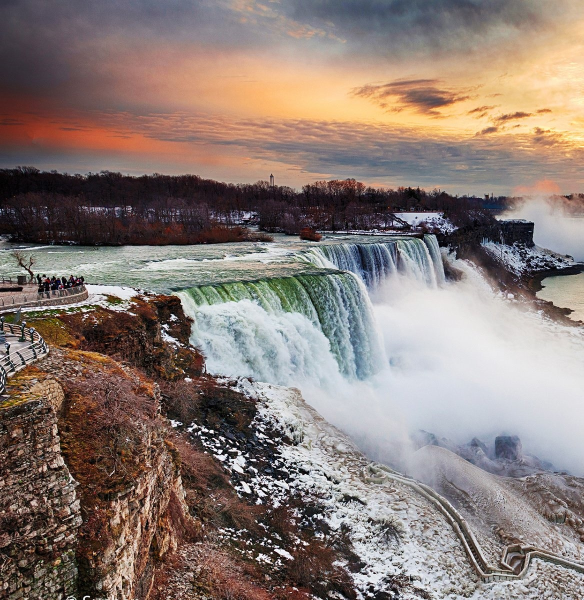
#> input picture left.jpg, 1167 x 1200 px (shown at 1/2 size)
$ python Panorama.py left.jpg right.jpg out.png
#> lines starting #> are read from the running program, lines starting #| are printed output that depends on the picture; after the words box and inside, x2 and y2 are one past the last pixel; in counts of white or black regions, pixels touching at a corner belong together
from datetime import datetime
import sys
import cv2
import matplotlib.pyplot as plt
import numpy as np

#part1
start_time = datetime.now()
print("start time : ")
print(start_time)
path_left_image=sys.argv[1]
path_right_image=sys.argv[2]
path_output_image=sys.argv[3]

img_left = cv2.imread(path_left_image, cv2.IMREAD_COLOR)
#> img_left is the input picture: shape (1200, 1167, 3); mean B, G, R 117.7, 123.7, 137.9
img_left_gray = cv2.cvtColor(img_left, cv2.COLOR_BGR2GRAY)
img_right = cv2.imread(path_right_image, cv2.IMREAD_COLOR)
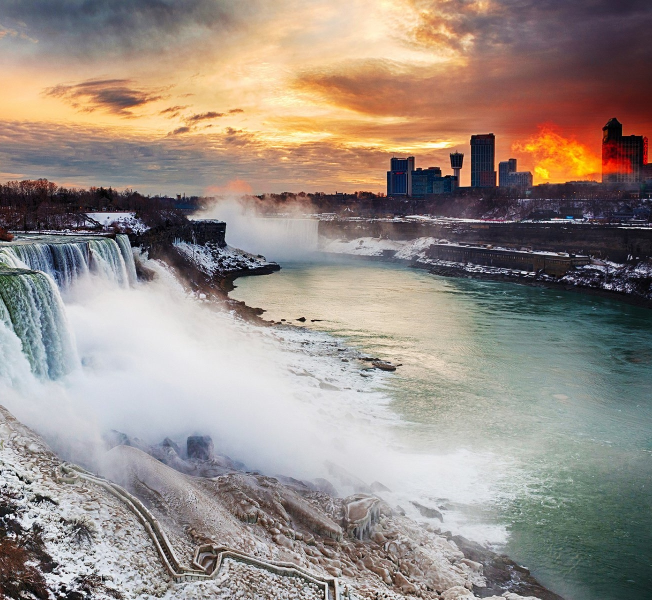
#> input picture right.jpg, 1304 x 1200 px (shown at 1/2 size)
#> img_right is the input picture: shape (1200, 1304, 3); mean B, G, R 133.7, 141.3, 152.8
img_right_gray = cv2.cvtColor(img_right, cv2.COLOR_BGR2GRAY)

img_left_gray=cv2.resize(img_left_gray,(int(img_left_gray.shape[1]*0.7),int(img_left_gray.shape[0]*0.7)))
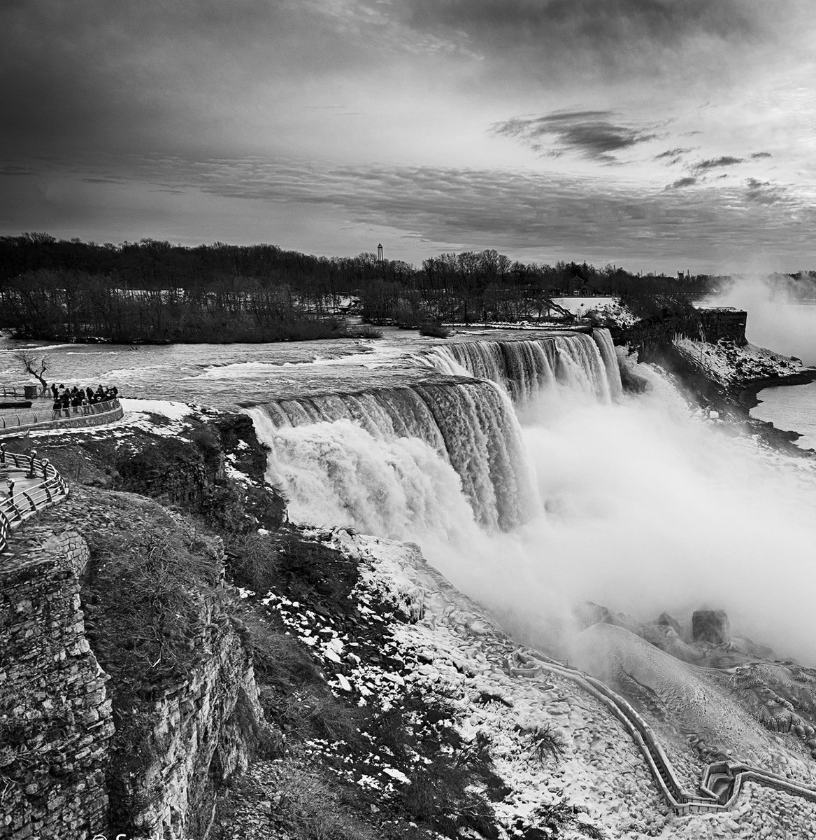
#> img_left_gray: shape (840, 816); min 0, max 254, mean 127.2
img_right_gray=cv2.resize(img_right_gray,(int(img_right_gray.shape[1]*0.7),int(img_right_gray.shape[0]*0.7)))
#> img_right_gray: shape (840, 912)
img_left=cv2.resize(img_left,(int(img_left.shape[1]*0.7),int(img_left.shape[0]*0.7)))
#> img_left: shape (840, 816, 3)
img_right=cv2.resize(img_right,(int(img_right.shape[1]*0.7),int(img_right.shape[0]*0.7)))
#> img_right: shape (840, 912, 3)


#resize for same height
if img_left_gray.shape[0]>=img_right_gray.shape[0]:
    ratio=img_right_gray.shape[1]/img_right_gray.shape[0]
#> ratio = 1.09
    img_right_gray = cv2.resize(img_right_gray, (int(img_right_gray.shape[1]*ratio),img_left_gray.shape[0]))
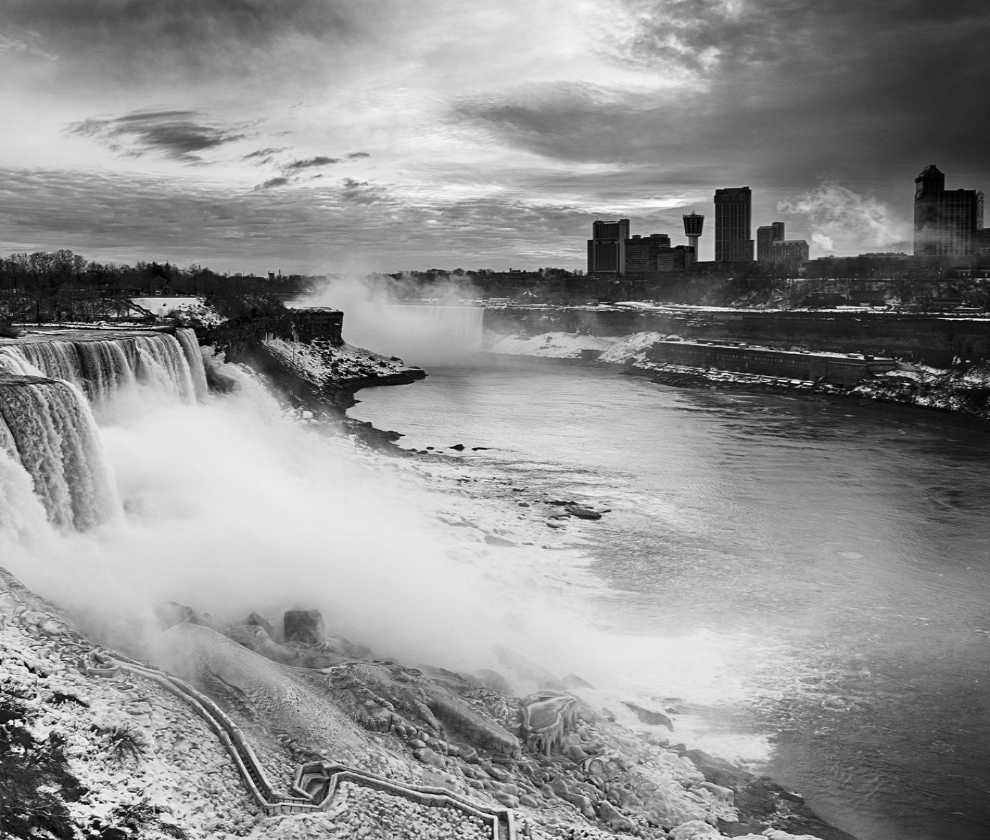
#> img_right_gray: shape (840, 990); min 0, max 253, mean 143.8
    img_right = cv2.resize(img_right, (int(img_right.shape[1]*ratio),img_left_gray.shape[0]))
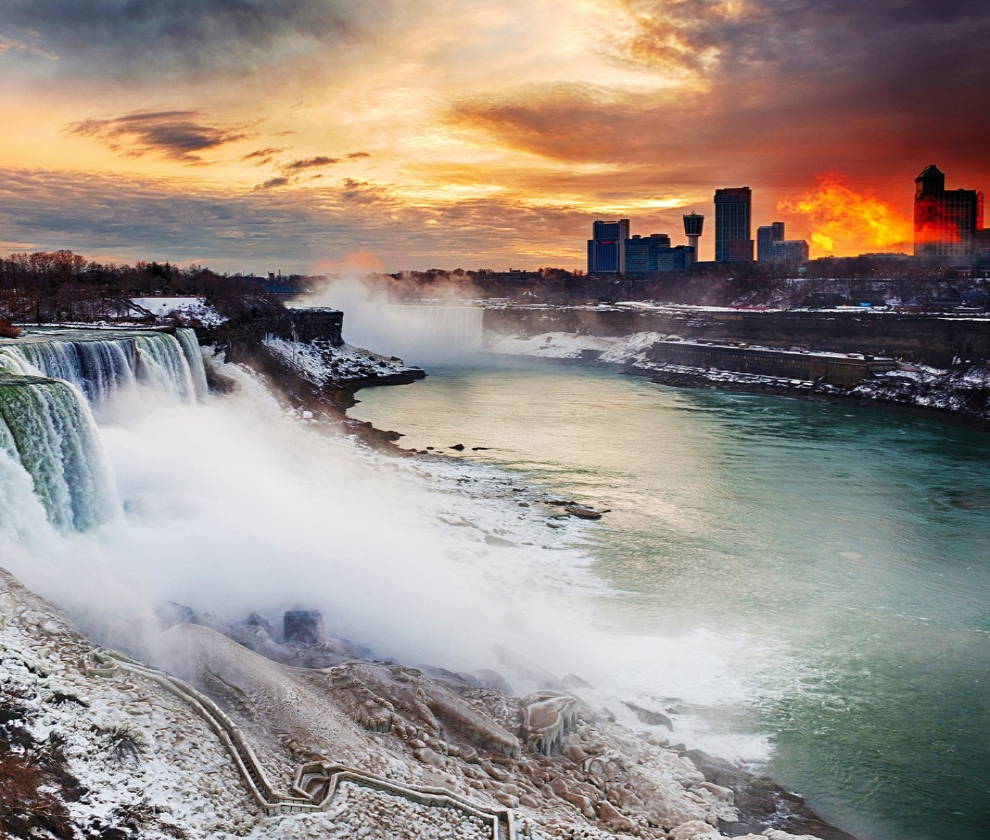
#> img_right: shape (840, 990, 3); mean B, G, R 133.6, 141.2, 152.7
else:
    ratio=img_left_gray.shape[1]/img_left_gray.shape[0]
    img_left_gray = cv2.resize(img_left_gray, (int(img_left_gray.shape[1]*ratio), img_right_gray.shape[0]))
    img_left = cv2.resize(img_left, (int(img_left.shape[1]*ratio), img_right_gray.shape[0]))


sift_img_left = cv2.xfeatures2d.SIFT_create()
sift_img_right = cv2.xfeatures2d.SIFT_create()

keypoints_left, descriptors_left = sift_img_left.detectAndCompute(img_left_gray,None)
#> keypoints_left = 6198 keypoints; strongest (x, y, size): (296, 604, 3.5), (380, 774, 2.1), (377, 757, 2.9), (328, 749, 2)
keypoints_right, descriptors_right = sift_img_right.detectAndCompute(img_right_gray,None)
#> keypoints_right = 5023 keypoints; strongest (x, y, size): (10, 722, 3.2), (95, 832, 4.3), (459, 447, 5.1), (53, 723, 2.7)


#part 2
matcher = cv2.BFMatcher()
raw_matches = matcher.knnMatch(descriptors_left, descriptors_right, k=2)
#> raw_matches = 6198 matches


#part 3
ratio=0.85
matches_list=[]
matches_without_list=[]

for m1,m2 in raw_matches:
    if m1.distance < ratio*m2.distance:
        matches_list.append([m1])
        matches_without_list.append(m1)
#> after the loop, matches_list = 1862 matches; matches_without_list = 1862 matches

# [10 lines of commented-out code are left out]
if len(matches_list) > 4:
    keypoints_left1 = np.float32([keypoints_left[m.queryIdx].pt for m in matches_without_list]).reshape(-1,1,2)
#> keypoints_left1 = 1862 rows, first 8: [5.67, 553.8], [11.02, 361.1], [11.15, 686.2], [21.31, 240], [26.02, 598.9], [26.09, 625.6], [33.14, 433.9], [35.52, 408.7]
    keypoints_right1 = np.float32([keypoints_right[m.trainIdx].pt for m in matches_without_list]).reshape(-1,1,2)
#> keypoints_right1 = 1862 rows, first 8: [943.8, 371.6], [70.75, 731.1], [608.1, 799.5], [725.2, 189.4], [35.14, 480.9], [367.6, 748.9], [462.2, 228.4], [616.5, 724.6]
H, status = cv2.findHomography(keypoints_right1, keypoints_left1, cv2.RANSAC, 5.0)
#> H = [[0.921, 2.5e-05, 430.7], [-1.28e-05, 1, -0.0246], [2.18e-08, 1.74e-08, 1]]; status = 1862 values, max 1 at index 132, min 0 at index 0, mean 0.911


#part 5
width_panorama=img_left.shape[1] + img_right.shape[1]
#> width_panorama = 1806
height_panorama=img_left.shape[0]
#> height_panorama = 840
result = cv2.warpPerspective(img_right, H, (width_panorama,height_panorama))


#part 6
result[0:img_left.shape[0], 0:img_left.shape[1]] = img_left

gray = cv2.cvtColor(result,cv2.COLOR_BGR2GRAY)
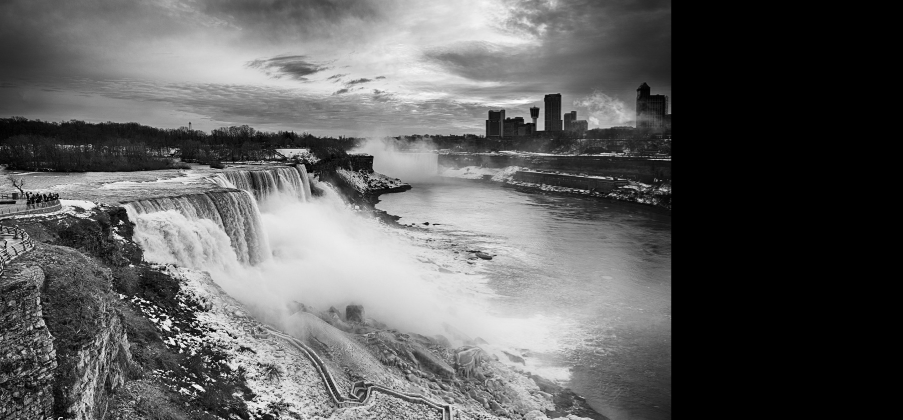
#> gray: shape (840, 1806) (shown at 1/2 size); min 0, max 254, mean 96.8
_,thresh = cv2.threshold(gray,1,255,cv2.THRESH_BINARY)
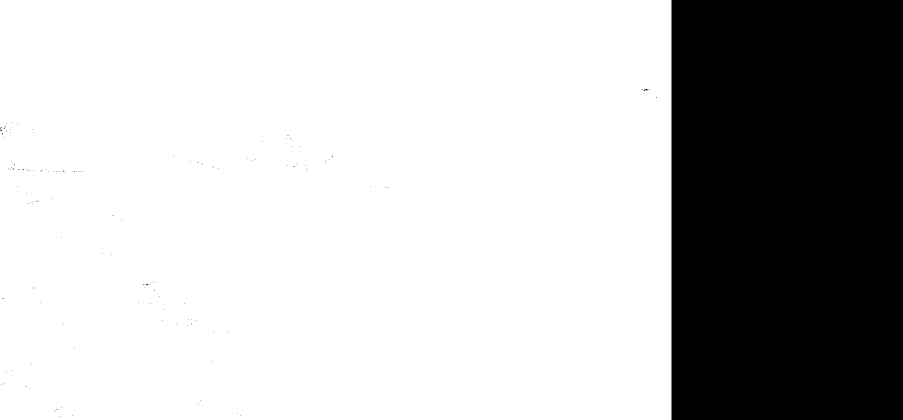
#> thresh: shape (840, 1806) (shown at 1/2 size); 74.3% white; 156 black regions (155 under 20 px)
contours,hierarchy = cv2.findContours(thresh,cv2.RETR_EXTERNAL,cv2.CHAIN_APPROX_SIMPLE)
#> contours = 1 contour; box (x1, y1, x2, y2) and area: (0, 0, 1343, 840) 1125935
cnt = contours[0]
#> cnt = contour of 9 points, box (x1, y1, x2, y2) (0, 0, 1343, 840), area 1125935
x,y,w,h = cv2.boundingRect(cnt)
#> x = 0; y = 0; w = 1343; h = 840
croped_image = result[y:y+h,x:x+w]
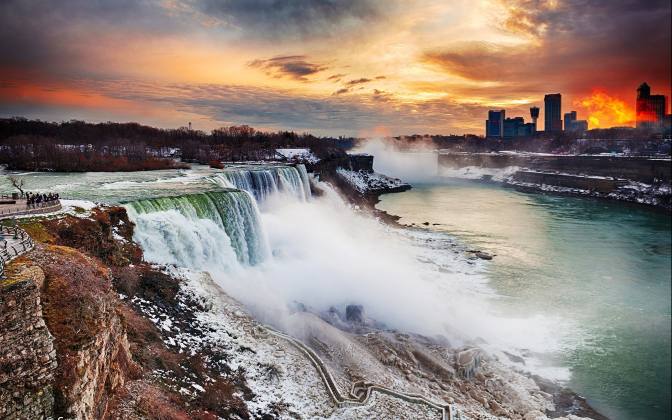
#> croped_image: shape (840, 1343, 3) (shown at 1/2 size); mean B, G, R 119.3, 126.8, 140.8
cv2.imwrite(path_output_image,croped_image)
# [4 lines of commented-out code are left out]


end_time=datetime.now()
print("end time : ")
print(end_time)
print("Duration : {}".format(end_time-start_time))
